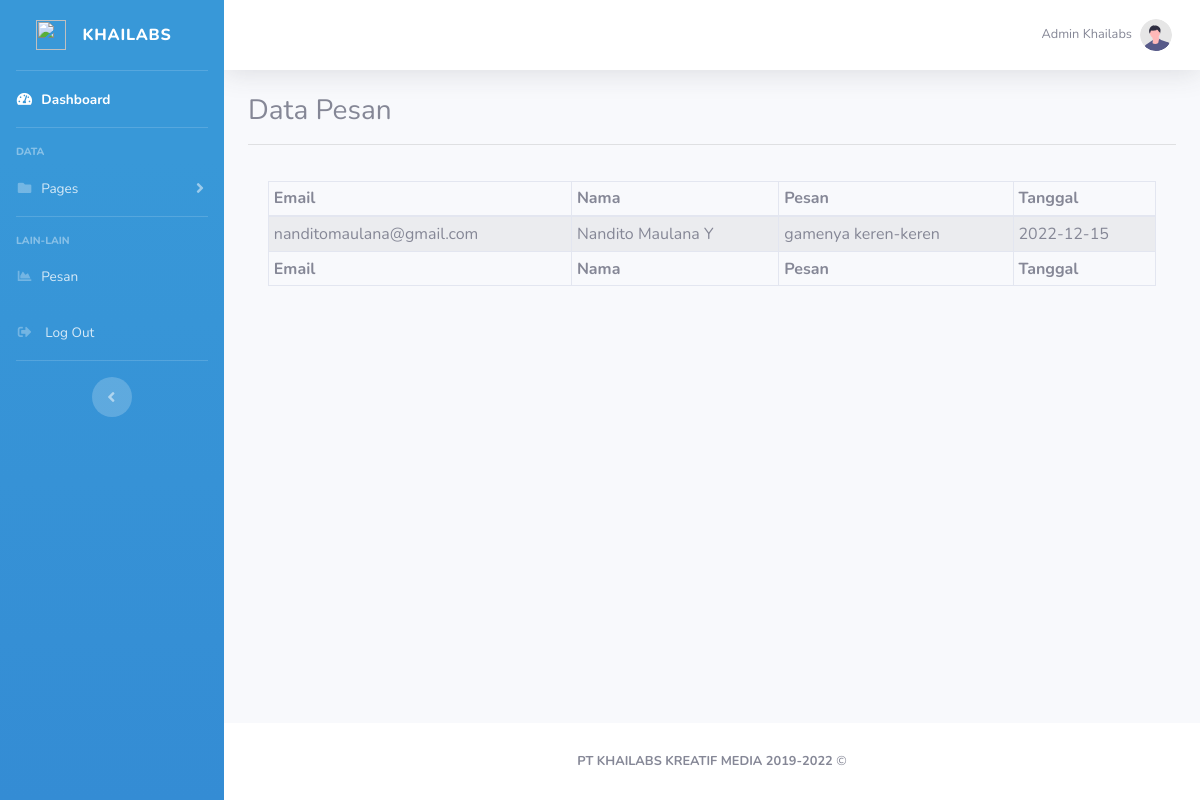
Screenshot of /admin/?page=kritik (signed in) with the database file from the repository.
### tables this page shows
CREATE TABLE `tb_pesan` (
  `id_pesan` int(12) NOT NULL,
  `nama` varchar(255) NOT NULL,
  `email` text NOT NULL,
  `pesan` text NOT NULL,
  `tanggal` date NOT NULL
);

### admin/halaman/kritik.php (the view)
<h3>Data Pesan</h3>
<hr>
<div class="card-body">
    <div class="table-responsive">
        <table class="table table-striped table-bordered table-sm" id="dataTable" width="100%" cellspacing="0">
            <thead>
                <tr>
                    <th>Email</th>
                    <th>Nama</th>
                    <th>Pesan</th>
                    <th>Tanggal</th>
                </tr>
            </thead>
            <tfoot>
                <tr>
                    <th>Email</th>
                    <th>Nama</th>
                    <th>Pesan</th>
                    <th>Tanggal</th>
                </tr>
            </tfoot>
            <tbody>
                <?php
                    $sql = "SELECT * FROM tb_pesan";
                    $q = mysqli_query($k,$sql);
                    while($r = mysqli_fetch_assoc($q)){
                ?>
                <tr>
                    <td><?=$r['email']?></td>
                    <td><?=$r['nama']?></td>
                    <td><?=$r['pesan']?></td>
                    <td><?=$r['tanggal']?></td>
                </tr>
                <?php } ?>
            </tbody>
        </table>
    </div>
</div>

### rows the page displays
tb_pesan: email "nanditomaulana@gmail.com", nama "Nandito Maulana Y", pesan "gamenya keren-keren", tanggal "2022-12-15"

### other values shown
$_SESSION['namauser'] "Admin Khailabs"
